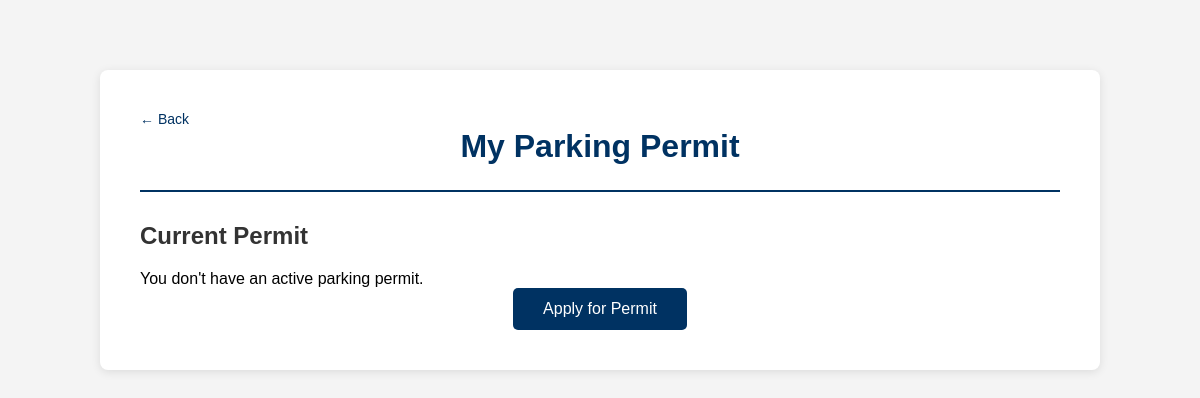
Page /view_permit (signed in) on the earlier database version.
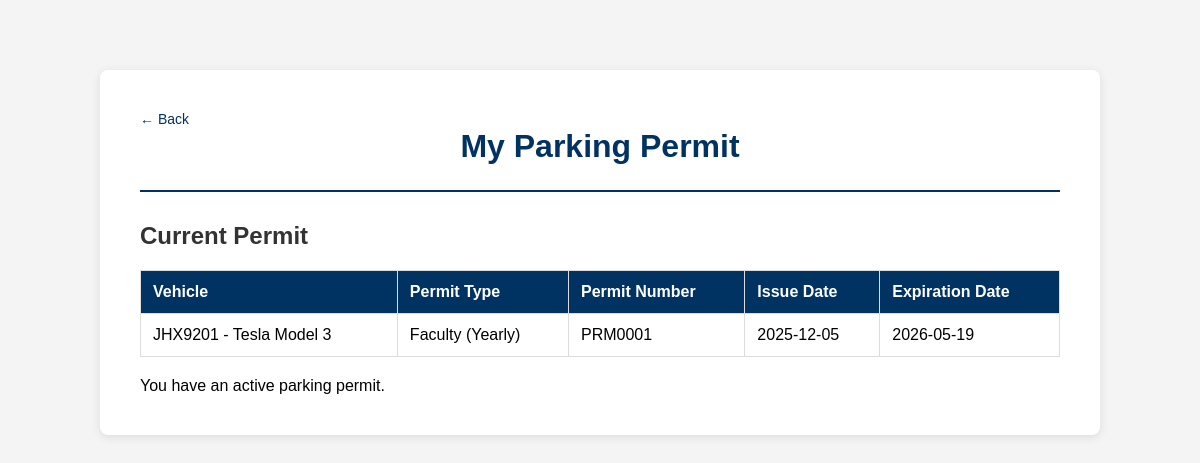
Same page on the later database version.
### tables this page shows
CREATE TABLE permit (
    p_permitkey integer PRIMARY KEY,
    p_userkey integer not null,
    p_vehicleskey integer not null,
    p_permittypekey integer not null,
    p_permitnum varchar(20) NOT NULL,
    p_issuedate date not null,
    p_expirationdate date not null,

    FOREIGN KEY (p_userkey) REFERENCES users(u_userkey),
    FOREIGN KEY (p_vehicleskey) REFERENCES vehicles(v_vehicleskey),
    FOREIGN KEY (p_permittypekey) REFERENCES permitType(pt_permittypekey)
);

CREATE TABLE vehicles (
    v_vehicleskey integer PRIMARY KEY,
    v_userkey integer not null,
    v_plateno varchar(7) not null,
    v_platestate varchar(20),
    v_maker varchar(20),
    v_model varchar(10),
    v_color varchar(10),

    FOREIGN KEY (v_userkey) REFERENCES users(u_userkey)
);

CREATE TABLE permitType (
    pt_permittypekey integer PRIMARY KEY,
    pt_category varchar(20),
    pt_duration varchar(20)
);

### app.py (the view)
@app.route('/view_permit')
@login_required
def view_permit():
    conn = sqlite3.connect('instance/data.sqlite')
    cursor = conn.cursor()
    cursor.execute("""
        SELECT v.v_plateno, v.v_maker, v.v_model, v.v_color,
               pt.pt_category, pt.pt_duration, p.p_permitnum,
               p.p_issuedate, p.p_expirationdate
        FROM permit p
        JOIN permitType pt ON pt.pt_permittypekey = p.p_permittypekey
        JOIN vehicles v ON p.p_vehicleskey = v.v_vehicleskey
        WHERE p.p_userkey = ? AND p.p_expirationdate >= DATE('now')
     """
    , [current_user.u_userkey])
    permits = cursor.fetchall()
    conn.close()
    has_permit = len(permits) > 0
    return render_template('view_permit.html', permits=permits, has_permit=has_permit, username=current_user.username)

### app.py (called while the page is built)
@login_manager.user_loader
def load_user(user_id):
    return User.query.get(int(user_id))

### templates/view_permit.html (shortened to what this page needs)
<!DOCTYPE html>
<html lang="en">
<head>
    <link rel="stylesheet" href="{{ url_for('static', filename='style.css') }}">
</head>
<body>
    <div class="container">
        <header>
            <a href="{{ url_for('home') }}" class="back-link">← Back</a>
            <h1>My Parking Permit</h1>
        </header>
        <main>
            <h2>Current Permit</h2>
            {% if has_permit %}
                <table>
                    <thead>
                        <tr>
                            <th>Vehicle</th>
                            <th>Permit Type</th>
                            <th>Permit Number</th>
                            <th>Issue Date</th>
                            <th>Expiration Date</th>
                        </tr>
                    </thead>
                    <tbody>
                        {% for permit in permits %}
                        <tr>
                            <td>{{ permit[0] }} - {{ permit[1] }} {{ permit[2] }}</td>
                            <td>{{ permit[4] }} ({{ permit[5] }})</td>
                            <td>{{ permit[6] }}</td>
                            <td>{{ permit[7] }}</td>
                            <td>{{ permit[8] }}</td>
                        </tr>
                        {% endfor %}
                    </tbody>
                </table>
                <div class="permit-info">
                    <p class="info-message">You have an active parking permit.</p>
                </div>
            {% else %}
                <p class="no-data">You don't have an active parking permit.</p>
                <div class="button-container">
                    <button class="primary-btn" onclick="window.location.href='{{ url_for('apply_permit') }}'">Apply for Permit</button>
                </div>
            {% endif %}
        </main>
    </div>
</body>
</html>

### static/style.css (style rules this page uses)
* { margin: 0; padding: 0; box-sizing: border-box; }
body { font-family: Arial, sans-serif; background-color: #f4f4f4; padding: 20px; }
.container, .home-container, .div_border { max-width: 600px; margin: 50px auto; padding: 40px; background: white; border-radius: 8px; box-shadow: 0 2px 10px rgba(0,0,0,0.1); }
.container { max-width: 1000px; }
h1 { color: #003262; text-align: center; margin-bottom: 10px; }
h2 { color: #333; margin-bottom: 20px; }
header { margin-bottom: 30px; border-bottom: 2px solid #003262; padding-bottom: 15px; }
a { color: #003262; text-decoration: none; }
.back-link { font-size: 14px; }
.container table { width: 100%; border-collapse: collapse; margin-bottom: 20px; }
.container table th, .container table td { border: 1px solid #ddd; padding: 12px; text-align: left; }
.container table thead { background-color: #003262; color: white; }

Differences in the rows shown:
added permit: v_plateno "JHX9201", v_maker "Tesla", v_model "Model 3", pt_category "Faculty", pt_duration "Yearly", p_permitnum "PRM0001", p_issuedate "2025-12-05", p_expirationdate "2026-05-19"
Other differences:
text no longer shown: "You don't have an active parking permit. Apply for Permit"
text now shown: "Vehicle Permit Type Permit Number Issue Date Expiration Date You have an active parking permit."
